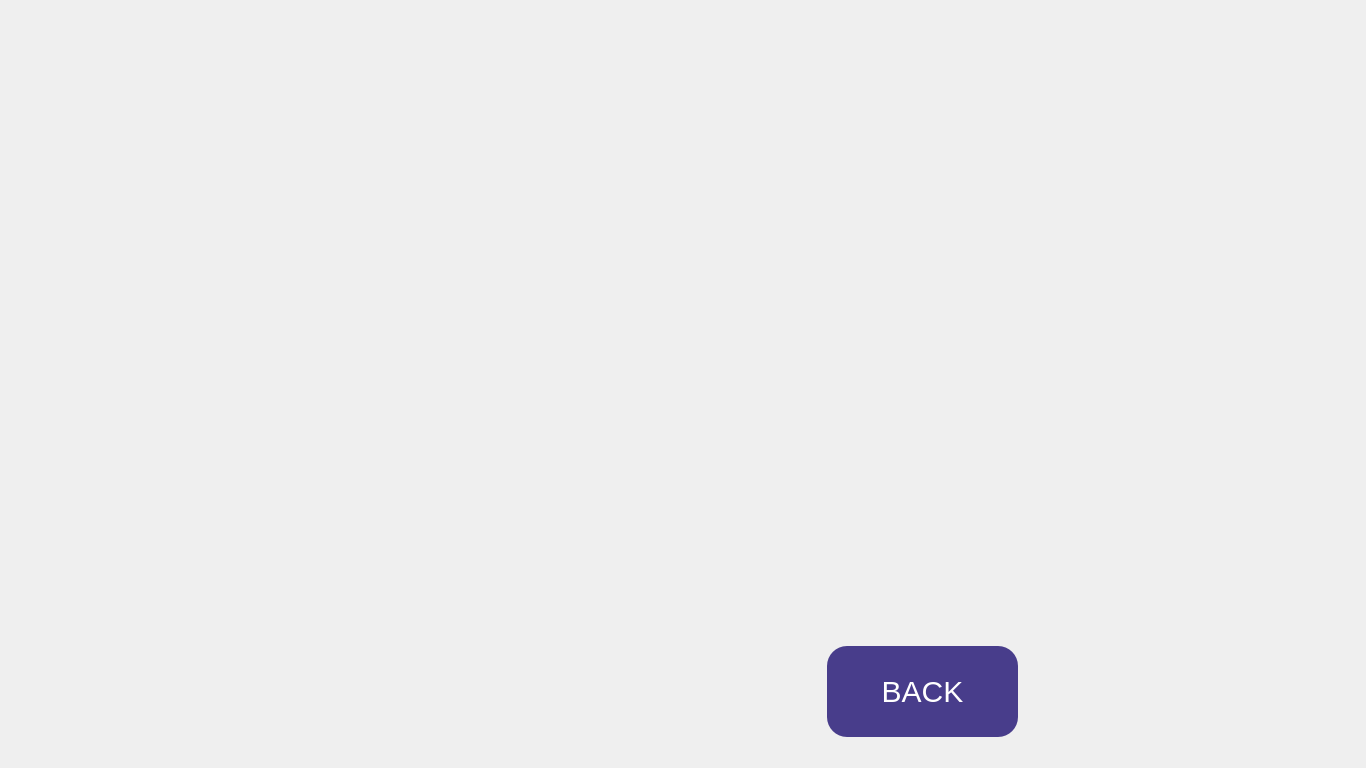
<?xml version="1.0" encoding="UTF-8"?>
<ui version="4.0">
 <class>Credits</class>
 <widget class="QWidget" name="Credits">
  <property name="geometry">
   <rect>
    <x>0</x>
    <y>0</y>
    <width>1366</width>
    <height>768</height>
   </rect>
  </property>
  <property name="windowTitle">
   <string>Form</string>
  </property>
  <widget class="QWidget" name="layoutWidget">
   <property name="geometry">
    <rect>
     <x>120</x>
     <y>170</y>
     <width>211</width>
     <height>201</height>
    </rect>
   </property>
   <layout class="QVBoxLayout" name="verticalLayout"/>
  </widget>
  <widget class="QLabel" name="label_6">
   <property name="geometry">
    <rect>
     <x>0</x>
     <y>0</y>
     <width>1441</width>
     <height>801</height>
    </rect>
   </property>
   <property name="text">
    <string/>
   </property>
   <property name="pixmap">
    <pixmap resource="credits.qrc">:/new/prefix1/credits.jpg</pixmap>
   </property>
   <property name="scaledContents">
    <bool>true</bool>
   </property>
  </widget>
  <widget class="QPushButton" name="pushButton">
   <property name="geometry">
    <rect>
     <x>827</x>
     <y>646</y>
     <width>191</width>
     <height>91</height>
    </rect>
   </property>
   <property name="styleSheet">
    <string notr="true">border-radius:20px;
background-color:rgb(72,61,139);
color:rgb(255,255,255);
font-size:30px;</string>
   </property>
   <property name="text">
    <string>BACK</string>
   </property>
  </widget>
  <zorder>label_6</zorder>
  <zorder>layoutWidget</zorder>
  <zorder>pushButton</zorder>
 </widget>
 <resources>
  <include location="credits.qrc"/>
 </resources>
 <connections/>
</ui>
